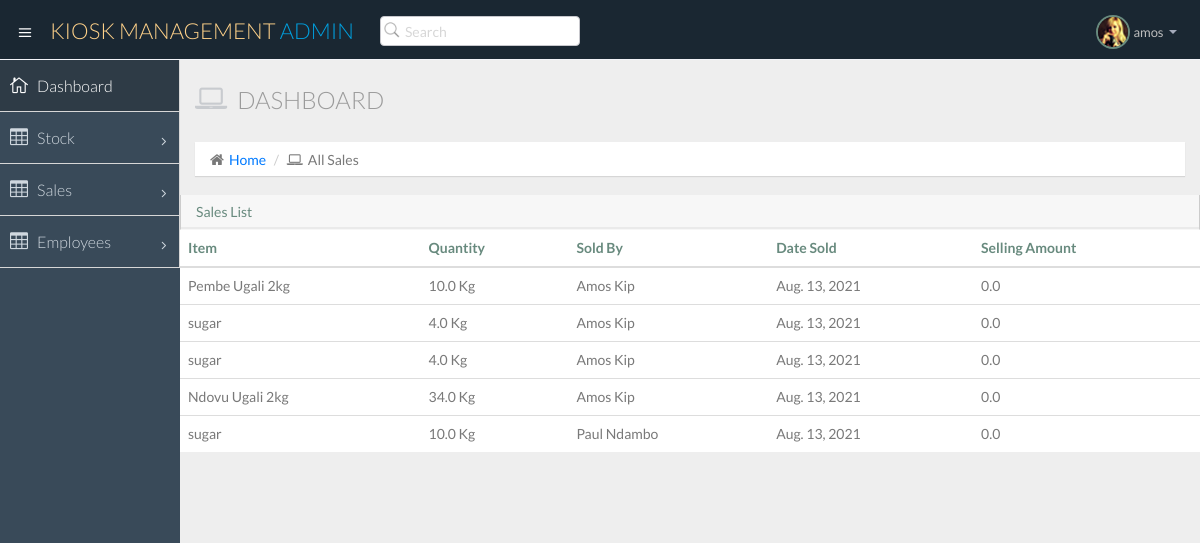
Page /sales/ (signed in) on the earlier database version.
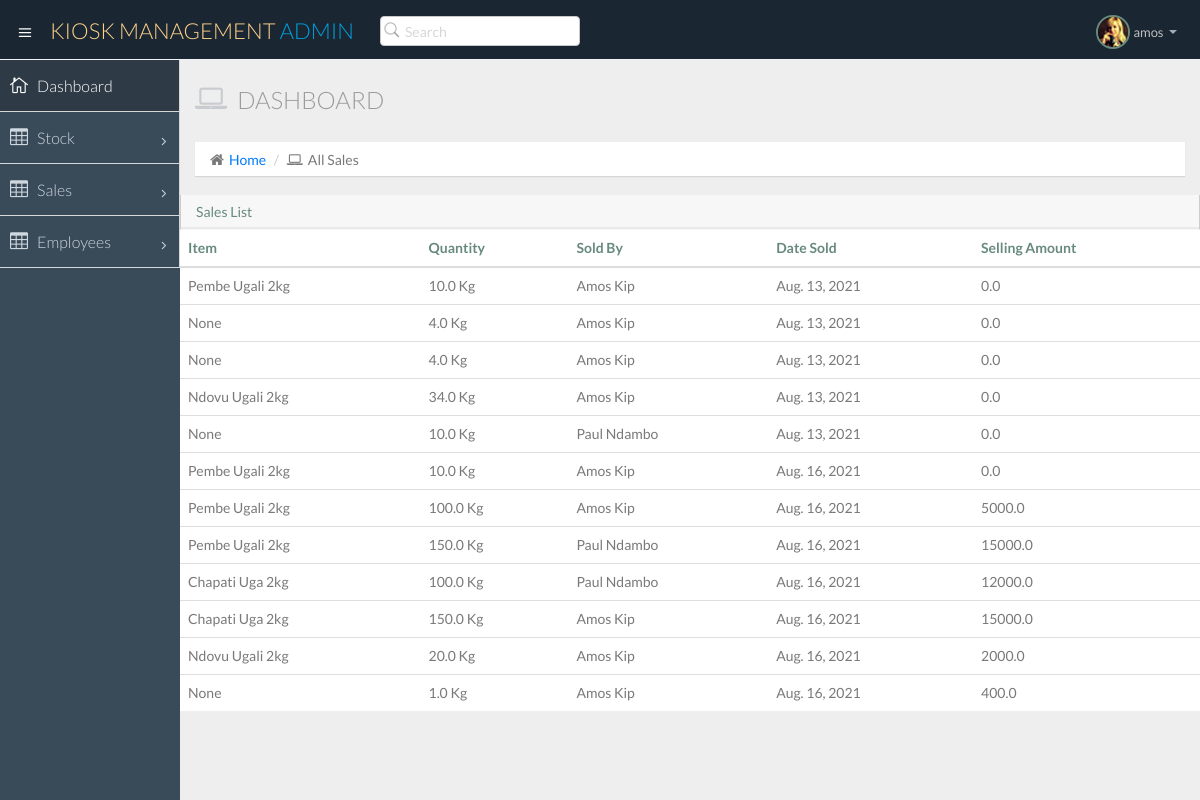
Same page on the later database version.
### shop/models.py (models this page shows, shortened)
class Sale(models.Model):
	item = models.ForeignKey(Stock, on_delete=models.SET_NULL, null=True)
	quantity = models.FloatField(default=0)
	sold_by = models.ForeignKey(Employee, on_delete=models.SET_NULL, null=True)
	item_unit = models.CharField(max_length=20, default="Kg")
	unit_price = models.FloatField(default=0)
	date_sold = models.DateField(default=timezone.now)
	def get_selling_price(self):
		return self.unit_price * self.quantity

class Stock(models.Model):
	item = models.CharField(max_length=200)
	quantity = models.FloatField(default=0)
	price = models.FloatField(default=0)
	item_unit = models.CharField(max_length=20, default="Kg")
	date_recorded = models.DateField(default=timezone.now)
	def __str__(self):
		return self.item

class Employee(models.Model):
	employee_number = models.CharField(max_length=200)
	name = models.CharField(max_length=200)
	phone_number = models.CharField(max_length=200)
	email = models.EmailField()
	postal_code = models.CharField(max_length=200)
	town = models.CharField(max_length=200)
	country = models.CharField(max_length=200)
	def __str__(self):
		return self.name

### shop/views.py (the view)
# urls.py: path("sales/", SalesList.as_view(), name="sales"),
class SalesList(ListView):
	model = Sale
	template_name = "sales.html"

### templates/sales.html
{% extends "base.html" %}
{% block content %}
<section id="main-content">
  <section class="wrapper">
    <div class="row">
      <div class="col-lg-12">
        <h3 class="page-header"><i class="fa fa-laptop"></i> Dashboard</h3>
        <ol class="breadcrumb">
          <li><i class="fa fa-home"></i><a href="/">Home</a></li>
          <li><i class="fa fa-laptop"></i>All Sales</li>
        </ol>
      </div>
    </div>
    <div class="row">
      <div class="table-responsive">
          <section class="panel">
            <header class="panel-heading">
              Sales List
            </header>
            <table class="table ml-3">
              <thead>
                <tr>
                  <th>Item</th>
                  <th>Quantity</th>
                  <th>Sold By</th>
                  <th>Date Sold</th>
                  <th>Selling Amount</th>
                </tr>
              </thead>
              <tbody>
        {% for sale in object_list %}
                <tr>
                  <td>{{sale.item}}</td>
                  <td>{{sale.quantity}} {{sale.item_unit}}</td>
                  <td>{{sale.sold_by}}</td>
                  <td>{{sale.date_sold}}</td>
                  <td>{{sale.get_selling_price}}</td>
                </tr>
      {% endfor %}
              </tbody>
            </table>
          </section>
        </div>
      </div>
  </section>
</section>
{% endblock content %}

Differences in the rows shown:
changed Sale (number 2 of 12 on the later page): item "sugar" → "None"
changed Sale (number 3 of 12 on the later page): item "sugar" → "None"
changed Sale (number 5 of 12 on the later page): item "sugar" → "None"
added Sale: item "Pembe Ugali 2kg", quantity "10.0", item_unit "Kg", sold_by "Amos Kip", date_sold "Aug. 16, 2021", get_selling_price "0.0"
added Sale: item "Pembe Ugali 2kg", quantity "100.0", item_unit "Kg", sold_by "Amos Kip", date_sold "Aug. 16, 2021", get_selling_price "5000.0"
added Sale: item "Pembe Ugali 2kg", quantity "150.0", item_unit "Kg", sold_by "Paul Ndambo", date_sold "Aug. 16, 2021", get_selling_price "15000.0"
added Sale: item "Chapati Uga 2kg", quantity "100.0", item_unit "Kg", sold_by "Paul Ndambo", date_sold "Aug. 16, 2021", get_selling_price "12000.0"
added Sale: item "Chapati Uga 2kg", quantity "150.0", item_unit "Kg", sold_by "Amos Kip", date_sold "Aug. 16, 2021", get_selling_price "15000.0"
added Sale: item "Ndovu Ugali 2kg", quantity "20.0", item_unit "Kg", sold_by "Amos Kip", date_sold "Aug. 16, 2021", get_selling_price "2000.0"
added Sale: item "None", quantity "1.0", item_unit "Kg", sold_by "Amos Kip", date_sold "Aug. 16, 2021", get_selling_price "400.0"
